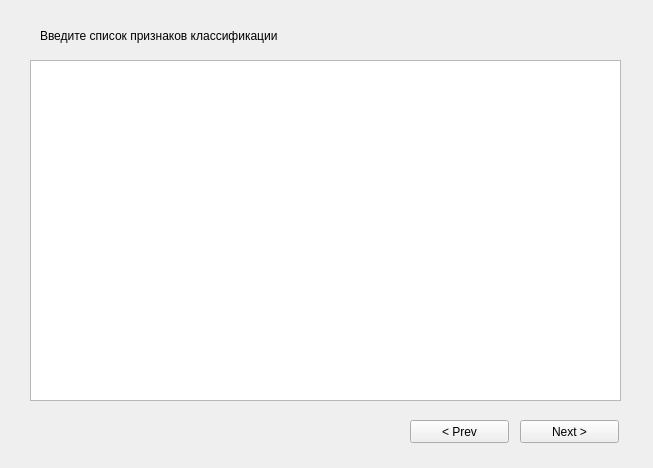
<?xml version="1.0" encoding="UTF-8"?>
<ui version="4.0">
 <class>Form</class>
 <widget class="QWidget" name="Form">
  <property name="geometry">
   <rect>
    <x>0</x>
    <y>0</y>
    <width>653</width>
    <height>468</height>
   </rect>
  </property>
  <property name="windowTitle">
   <string>Признаки</string>
  </property>
  <widget class="QPlainTextEdit" name="textWind">
   <property name="geometry">
    <rect>
     <x>30</x>
     <y>60</y>
     <width>591</width>
     <height>341</height>
    </rect>
   </property>
  </widget>
  <widget class="QLabel" name="label">
   <property name="geometry">
    <rect>
     <x>40</x>
     <y>20</y>
     <width>571</width>
     <height>31</height>
    </rect>
   </property>
   <property name="text">
    <string>Введите список признаков классификации</string>
   </property>
  </widget>
  <widget class="QPushButton" name="butNext">
   <property name="geometry">
    <rect>
     <x>520</x>
     <y>420</y>
     <width>99</width>
     <height>23</height>
    </rect>
   </property>
   <property name="text">
    <string>Next &gt;</string>
   </property>
  </widget>
  <widget class="QPushButton" name="butPrev">
   <property name="geometry">
    <rect>
     <x>410</x>
     <y>420</y>
     <width>99</width>
     <height>23</height>
    </rect>
   </property>
   <property name="text">
    <string>&lt; Prev</string>
   </property>
  </widget>
 </widget>
 <resources/>
 <connections/>
</ui>
